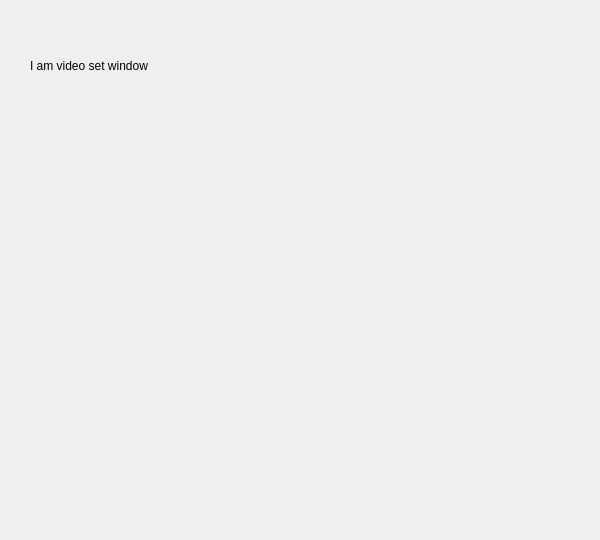
<?xml version="1.0" encoding="UTF-8"?>
<ui version="4.0">
 <class>MenuVideoSet</class>
 <widget class="QWidget" name="MenuVideoSet">
  <property name="geometry">
   <rect>
    <x>0</x>
    <y>0</y>
    <width>600</width>
    <height>540</height>
   </rect>
  </property>
  <property name="windowTitle">
   <string>MenuVideoSet</string>
  </property>
  <widget class="QLabel" name="label">
   <property name="geometry">
    <rect>
     <x>30</x>
     <y>50</y>
     <width>331</width>
     <height>31</height>
    </rect>
   </property>
   <property name="text">
    <string>I am video set window</string>
   </property>
  </widget>
 </widget>
 <resources/>
 <connections/>
</ui>
